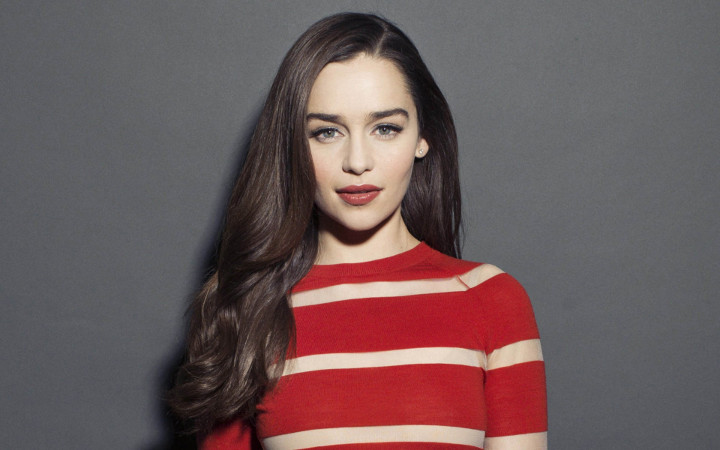
#> input picture emilia.jpg, 720 x 450 px
$ python gradient.py emilia.jpg   (Python 2 division)
#> lines starting #> are read from the running program, lines starting #| are printed output that depends on the picture
### gaussian_filter.py
from __future__ import division
from numpy import array, zeros, abs
from numpy.fft import fft2, ifft2
from PIL import Image
from matplotlib.pyplot import imshow, show, subplot, figure, gray, title, axis

def gaussian(im):
    b = array([[2, 4,  5,  2,  2],
               [4, 9,  12, 9,  4],
               [5, 12, 15, 12, 5],
               [4, 9,  12, 9,  4],
               [2, 4,  5,  4,  2]]) / 156;
    kernel = zeros(im.shape)
    kernel[:b.shape[0], :b.shape[1]] = b

    fim = fft2(im)
    fkernel = fft2(kernel)
    fil_im = ifft2(fim * fkernel)

    return abs(fil_im).astype(int)

# [20 lines that do not run on import are left out]

### gradient.py
from __future__ import division
from gaussian_filter import gaussian
from numpy import array, zeros, abs, sqrt, arctan2, arctan, pi, real
from numpy.fft import fft2, ifft2
from PIL import Image
from matplotlib.pyplot import imshow, show, subplot, figure, gray, title, axis

def gradient(im):
    # Sobel operator
    op1 = array([[-1, 0, 1],
                 [-2, 0, 2],
                 [-1, 0, 1]])
    op2 = array([[-1, -2, -1],
                 [ 0,  0,  0],
                 [ 1,  2,  1]])
    kernel1 = zeros(im.shape)
    kernel1[:op1.shape[0], :op1.shape[1]] = op1
    kernel1 = fft2(kernel1)

    kernel2 = zeros(im.shape)
    kernel2[:op2.shape[0], :op2.shape[1]] = op2
    kernel2 = fft2(kernel2)

    fim = fft2(im)
    Gx = real(ifft2(kernel1 * fim)).astype(float)
    Gy = real(ifft2(kernel2 * fim)).astype(float)

    G = sqrt(Gx**2 + Gy**2)
    Theta = arctan2(Gy, Gx) * 180 / pi
    return G, Theta

if __name__ == '__main__':
  from sys import argv
  if len(argv) < 2:
      print "Usage: python %s <image>" % argv[0]
      exit()
  im = array(Image.open(argv[1]))
#> im is the input picture: shape (450, 720, 3); mean R, G, B 108.6, 89.7, 90.9
  im = im[:, :, 0]
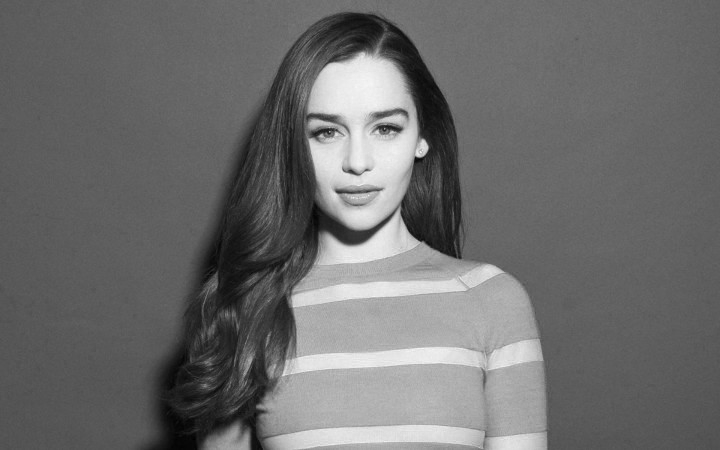
#> im: shape (450, 720); min 0, max 247, mean 108.6
  gim = gaussian(im)
#> in gaussian, `return abs(fil_im).astype(int)`:
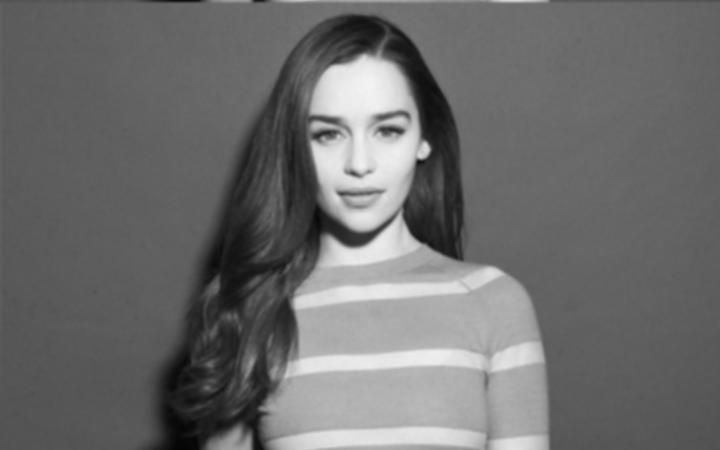
#> returned value: shape (450, 720) int64; min 5, max 244, mean 108.8
  grim, gphase = gradient(gim)
#> in gradient, `Gx = real(ifft2(kernel1 * fim)).astype(float)`:
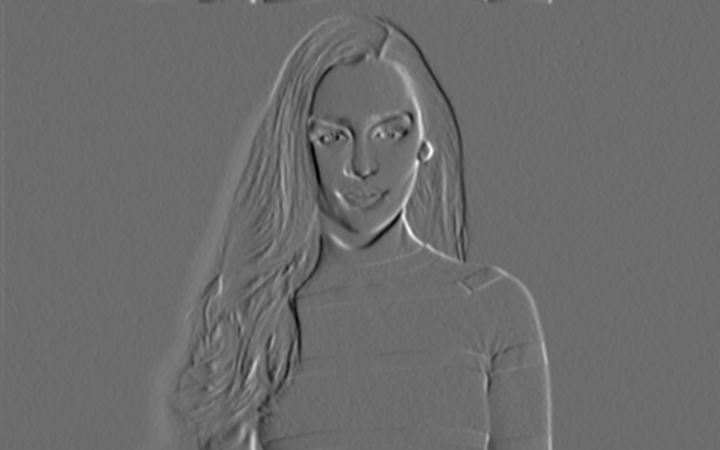
#> Gx: shape (450, 720) float64; min -257, max 345, mean 0; drawn with min black and max white
#> in gradient, `Gy = real(ifft2(kernel2 * fim)).astype(float)`:
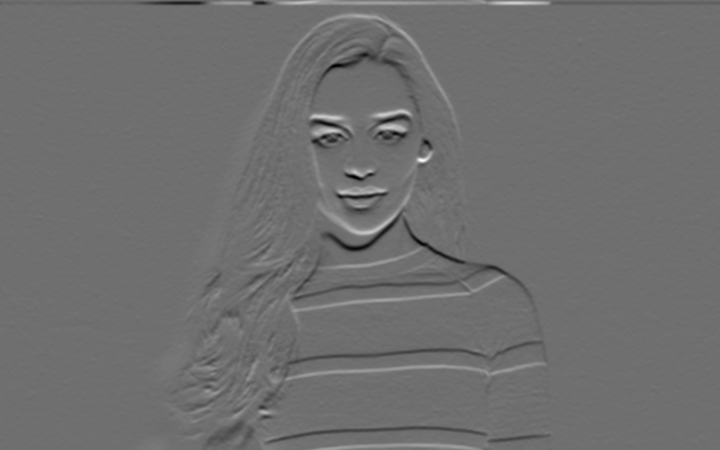
#> Gy: shape (450, 720) float64; min -312, max 402, mean 0; drawn with min black and max white
#> in gradient, `G = sqrt(Gx**2 + Gy**2)`:
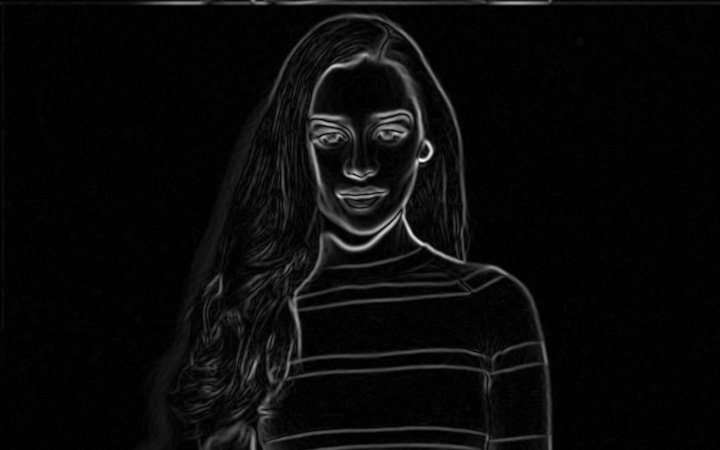
#> G: shape (450, 720) float64; min 0, max 405.6, mean 15.9; drawn with min black and max white
#> in gradient, `Theta = arctan2(Gy, Gx) * 180 / pi`:
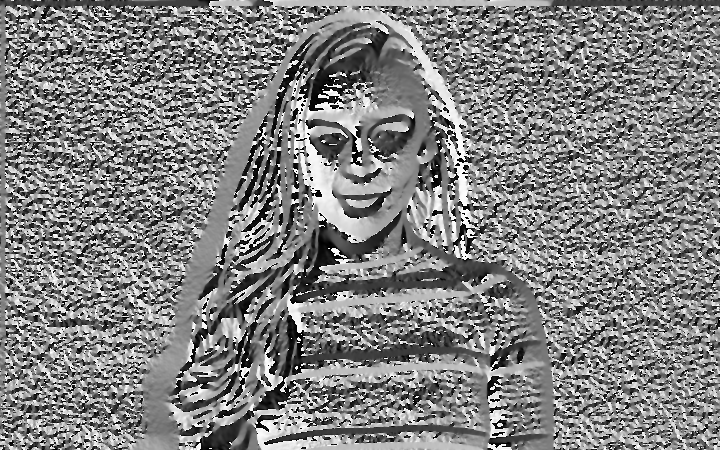
#> Theta: shape (450, 720) float64; min -180, max 180, mean 3.3; drawn with min black and max white

  gray()

  subplot(2, 2, 1)
  imshow(im)
  axis('off')
  title('Original')

  subplot(2, 2, 2)
  imshow(gim)
  axis('off')
  title('Gaussian')

  subplot(2, 2, 3)
  imshow(grim)
  axis('off')
  title('Gradient')

  show()
